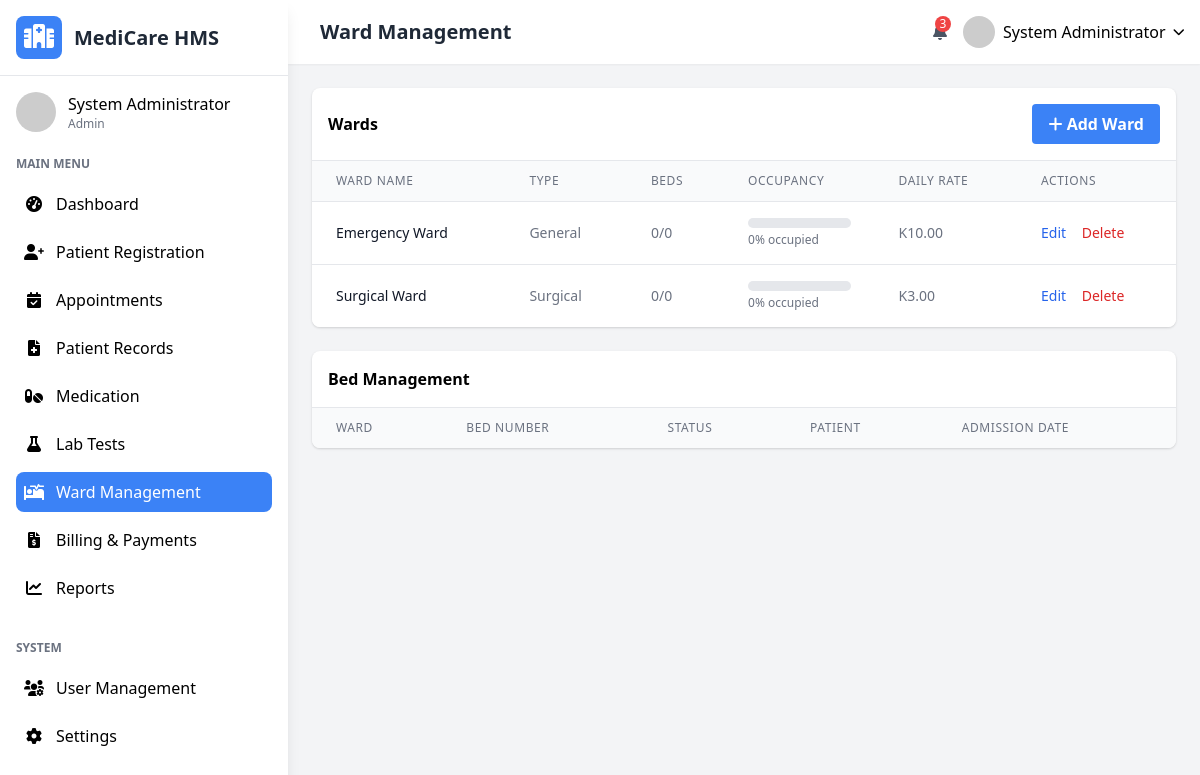
Screenshot of /wards.php (signed in) with the database file from the repository.
### tables this page shows
CREATE TABLE `users` (
  `user_id` int(11) NOT NULL,
  `username` varchar(50) NOT NULL,
  `password_hash` varchar(255) NOT NULL,
  `email` varchar(100) NOT NULL,
  `first_name` varchar(50) NOT NULL,
  `last_name` varchar(50) NOT NULL,
  `role` enum('admin','doctor','nurse','receptionist','lab_technician','pharmacist') NOT NULL,
  `specialization` varchar(100) DEFAULT NULL,
  `phone` varchar(20) DEFAULT NULL,
  `address` text DEFAULT NULL,
  `hire_date` date DEFAULT NULL,
  `status` enum('active','inactive','on_leave') DEFAULT 'active',
  `created_at` timestamp NOT NULL DEFAULT current_timestamp(),
  `updated_at` timestamp NOT NULL DEFAULT current_timestamp() ON UPDATE current_timestamp()
);

CREATE TABLE `wards` (
  `ward_id` int(11) NOT NULL,
  `ward_name` varchar(50) NOT NULL,
  `ward_type` enum('general','icu','maternity','pediatric','surgical') NOT NULL,
  `capacity` int(11) NOT NULL,
  `current_occupancy` int(11) DEFAULT 0,
  `charge_per_day` decimal(10,2) NOT NULL
);

### wards.php (the view, shortened to what the rows shown need)
<?php
$page_title = "Ward Management";
require_once 'includes/header.php';
$settings_result = $conn->query("SELECT * FROM system_settings");
$settings = [];
while ($row = $settings_result->fetch_assoc()) {
    $settings[$row['setting_key']] = $row['setting_value'];
}
$default_settings = [
    'hospital_name' => 'MediCare Hospital',
    'hospital_address' => '123 Medical Drive, Lusaka, Zambia',
    'hospital_phone' => '+260 211 123456',
    'hospital_email' => 'info@medicare.com',
    'currency_symbol' => '$',
    'date_format' => 'Y-m-d',
    'time_format' => 'H:i',
    'records_per_page' => '10',
    'enable_sms_notifications' => '1',
    'enable_email_notifications' => '1'
];
$settings = array_merge($default_settings, $settings);
function format_currency($amount, $symbol) {
    return $symbol . number_format($amount, 2);
}
$editing = false;
$ward = null;
?>
<?php if ($editing): ?>
<div class="bg-white rounded-lg shadow p-6 mb-6">
    <h3 class="font-semibold text-lg mb-4"><?php echo isset($_GET['edit']) ? 'Edit Ward' : 'Add New Ward'; ?></h3>
    <form method="POST" action="">
        <div class="grid grid-cols-1 md:grid-cols-2 gap-4">
            <div>
                <label class="block text-gray-700 text-sm font-bold mb-2" for="ward_name">Ward Name</label>
                <input class="shadow appearance-none border rounded w-full py-2 px-3 text-gray-700 leading-tight focus:outline-none focus:shadow-outline"
                    id="ward_name" name="ward_name" type="text" placeholder="Ward name"
                    value="<?php echo htmlspecialchars($ward['ward_name'] ?? ''); ?>" required>
            </div>
            <div>
                <label class="block text-gray-700 text-sm font-bold mb-2" for="ward_type">Ward Type</label>
                <select class="shadow appearance-none border rounded w-full py-2 px-3 text-gray-700 leading-tight focus:outline-none focus:shadow-outline"
                    id="ward_type" name="ward_type" required>
                    <option value="general" <?php echo (isset($ward['ward_type']) && $ward['ward_type'] == 'general') ? 'selected' : ''; ?>>General</option>
                    <option value="icu" <?php echo (isset($ward['ward_type']) && $ward['ward_type'] == 'icu') ? 'selected' : ''; ?>>ICU</option>
                    <option value="maternity" <?php echo (isset($ward['ward_type']) && $ward['ward_type'] == 'maternity') ? 'selected' : ''; ?>>Maternity</option>
                    <option value="pediatric" <?php echo (isset($ward['ward_type']) && $ward['ward_type'] == 'pediatric') ? 'selected' : ''; ?>>Pediatric</option>
                    <option value="surgical" <?php echo (isset($ward['ward_type']) && $ward['ward_type'] == 'surgical') ? 'selected' : ''; ?>>Surgical</option>
                </select>
            </div>
            <div>
                <label class="block text-gray-700 text-sm font-bold mb-2" for="capacity">Capacity</label>
                <input class="shadow appearance-none border rounded w-full py-2 px-3 text-gray-700 leading-tight focus:outline-none focus:shadow-outline"
                    id="capacity" name="capacity" type="number" min="1" placeholder="Number of beds"
                    value="<?php echo htmlspecialchars($ward['capacity'] ?? 10); ?>" required>
            </div>
            <div>
                <label class="block text-gray-700 text-sm font-bold mb-2" for="charge_per_day">Charge per Day</label>
                <input class="shadow appearance-none border rounded w-full py-2 px-3 text-gray-700 leading-tight focus:outline-none focus:shadow-outline"
                    id="charge_per_day" name="charge_per_day" type="number" step="0.01" min="0" placeholder="0.00"
                    value="<?php echo htmlspecialchars($ward['charge_per_day'] ?? ''); ?>" required>
            </div>
        </div>
        <div class="mt-6 flex justify-end space-x-4">
            <a href="wards.php" class="bg-gray-500 hover:bg-gray-600 text-white font-bold py-2 px-4 rounded focus:outline-none focus:shadow-outline">
                Cancel
            </a>
            <?php if (isset($_GET['edit'])): ?>
                <input type="hidden" name="ward_id" value="<?php echo $ward['ward_id']; ?>">
                <button type="submit" name="update_ward" class="bg-blue-500 hover:bg-blue-600 text-white font-bold py-2 px-4 rounded focus:outline-none focus:shadow-outline">
                    Update Ward
                </button>
            <?php else: ?>
                <button type="submit" name="add_ward" class="bg-blue-500 hover:bg-blue-600 text-white font-bold py-2 px-4 rounded focus:outline-none focus:shadow-outline">
                    Add Ward
                </button>
            <?php endif; ?>
        </div>
    </form>
</div>
<?php else: ?>
<div class="bg-white rounded-lg shadow overflow-hidden">
    <div class="overflow-x-auto">
        <table class="min-w-full divide-y divide-gray-200">
            <thead class="bg-gray-50">
                <tr>
                    <th class="px-6 py-3 text-left text-xs font-medium text-gray-500 uppercase tracking-wider">Ward Name</th>
                    <th class="px-6 py-3 text-left text-xs font-medium text-gray-500 uppercase tracking-wider">Type</th>
                    <th class="px-6 py-3 text-left text-xs font-medium text-gray-500 uppercase tracking-wider">Beds</th>
                    <th class="px-6 py-3 text-left text-xs font-medium text-gray-500 uppercase tracking-wider">Occupancy</th>
                    <th class="px-6 py-3 text-left text-xs font-medium text-gray-500 uppercase tracking-wider">Daily Rate</th>
                    <th class="px-6 py-3 text-left text-xs font-medium text-gray-500 uppercase tracking-wider">Actions</th>
                </tr>
            </thead>
            <tbody class="bg-white divide-y divide-gray-200">
                <?php
                $wards = $conn->query("
                    SELECT w.*,
                           COUNT(b.bed_id) as total_beds,
                           SUM(CASE WHEN b.status = 'occupied' THEN 1 ELSE 0 END) as occupied_beds
                    FROM wards w
                    LEFT JOIN beds b ON w.ward_id = b.ward_id
                    GROUP BY w.ward_id
                    ORDER BY w.ward_name
                ");
                while ($ward = $wards->fetch_assoc()):
                    $occupancy = $ward['total_beds'] > 0 ? round(($ward['occupied_beds'] / $ward['total_beds']) * 100) : 0;
                ?>
                <tr class="hover:bg-gray-50">
                    <td class="px-6 py-4 whitespace-nowrap">
                        <div class="text-sm font-medium text-gray-900"><?php echo htmlspecialchars($ward['ward_name']); ?></div>
                    </td>
                    <td class="px-6 py-4 whitespace-nowrap text-sm text-gray-500">
                        <?php echo ucfirst($ward['ward_type']); ?>
                    </td>
                    <td class="px-6 py-4 whitespace-nowrap text-sm text-gray-500">
                        <?php echo $ward['occupied_beds']; ?>/<?php echo $ward['total_beds']; ?>
                    </td>
                    <td class="px-6 py-4 whitespace-nowrap">
                        <div class="w-full bg-gray-200 rounded-full h-2.5">
                        </div>
                        <div class="text-xs text-gray-500 mt-1"><?php echo $occupancy; ?>% occupied</div>
                    </td>
                    <td class="px-6 py-4 whitespace-nowrap text-sm text-gray-500">
                        <?php echo format_currency($ward['charge_per_day'], $settings['currency_symbol']); ?>
                    </td>
                    <td class="px-6 py-4 whitespace-nowrap text-sm font-medium">
                        <a href="wards.php?edit=<?php echo $ward['ward_id']; ?>" class="text-blue-600 hover:text-blue-900 mr-3">Edit</a>
                        <a href="wards.php?delete=<?php echo $ward['ward_id']; ?>" class="text-red-600 hover:text-red-900" onclick="return confirm('Are you sure you want to delete this ward?');">Delete</a>
                    </td>
                </tr>
                <?php endwhile; ?>
            </tbody>
        </table>
    </div>
</div>
<div class="bg-white rounded-lg shadow overflow-hidden mt-6">
    <div class="overflow-x-auto">
        <table class="min-w-full divide-y divide-gray-200">
            <thead class="bg-gray-50">
                <tr>
                    <th class="px-6 py-3 text-left text-xs font-medium text-gray-500 uppercase tracking-wider">Ward</th>
                    <th class="px-6 py-3 text-left text-xs font-medium text-gray-500 uppercase tracking-wider">Bed Number</th>
                    <th class="px-6 py-3 text-left text-xs font-medium text-gray-500 uppercase tracking-wider">Status</th>
                    <th class="px-6 py-3 text-left text-xs font-medium text-gray-500 uppercase tracking-wider">Patient</th>
                    <th class="px-6 py-3 text-left text-xs font-medium text-gray-500 uppercase tracking-wider">Admission Date</th>
                </tr>
            </thead>
        </table>
    </div>
</div>
<?php endif; ?>
<?php require_once 'includes/footer.php'; ?>

### includes/header.php (shortened to what the rows shown need)
<?php
require_once 'config.php';
$user_id = $_SESSION['user_id'];
$user_query = $conn->prepare("SELECT * FROM users WHERE user_id = ?");
$user_query->bind_param("i", $user_id);
$user_query->execute();
$user_result = $user_query->get_result();
$user = $user_result->fetch_assoc();
?>
<!DOCTYPE html>
<html lang="en">
<head>
    <link href="https://cdn.jsdelivr.net/npm/tailwindcss@2.2.19/dist/tailwind.min.css" rel="stylesheet">
    <link rel="stylesheet" href="https://cdnjs.cloudflare.com/ajax/libs/font-awesome/6.0.0-beta3/css/all.min.css">
</head>
<body class="bg-gray-100 font-sans">
    <div class="flex h-screen overflow-hidden">
        <?php include 'includes/sidebar.php'; ?>
        <div class="flex-1 overflow-y-auto main-content md:ml-64 lg:ml-72">
            <header class="bg-white shadow-sm p-4 flex justify-between items-center sticky top-0 z-10">
                <div class="flex items-center space-x-4">
                    <h2 class="text-xl font-semibold text-gray-800"><?php echo isset($page_title) ? $page_title : 'Dashboard'; ?></h2>
                </div>
                <div class="flex items-center space-x-4">
                    <div class="relative">
                        <button id="userMenuButton" class="flex items-center space-x-2 focus:outline-none">
                            <img src="https://randomuser.me/api/portraits/lego/5.jpg" alt="User" class="w-8 h-8 rounded-full">
                            <span class="hidden md:inline"><?php echo htmlspecialchars($user['first_name'] . ' ' . $user['last_name']); ?></span>
                            <i class="fas fa-chevron-down text-xs"></i>
                        </button>
                    </div>
                </div>
            </header>
            <main class="p-6">

### includes/sidebar.php (shortened to what the rows shown need)
<div class="sidebar bg-white w-64 md:w-72 shadow-lg fixed h-full overflow-y-auto transform -translate-x-full md:translate-x-0 transition-transform duration-300 ease-in-out z-20">
    <div class="p-4 flex items-center justify-between border-b">
        <div class="flex items-center space-x-3">
            <h1 class="text-xl font-bold text-gray-800">MediCare HMS</h1>
        </div>
    </div>
    <div class="p-4">
        <div class="flex items-center space-x-3 mb-6">
            <div>
                <p class="font-medium"><?php echo htmlspecialchars($user['first_name'] . ' ' . $user['last_name']); ?></p>
                <p class="text-xs text-gray-500"><?php echo ucfirst($user['role']); ?></p>
            </div>
        </div>
    </div>
</div>

### rows the page displays
users: first_name+last_name "System Administrator", role "Admin"
wards: ward_name "Emergency Ward", ward_type "General", occupied_beds "0", total_beds "0", occupancy "0", charge_per_day "K10.00"
wards: ward_name "Surgical Ward", ward_type "Surgical", occupied_beds "0", total_beds "0", occupancy "0", charge_per_day "K3.00"

### other values shown
$page_title "Ward Management"
